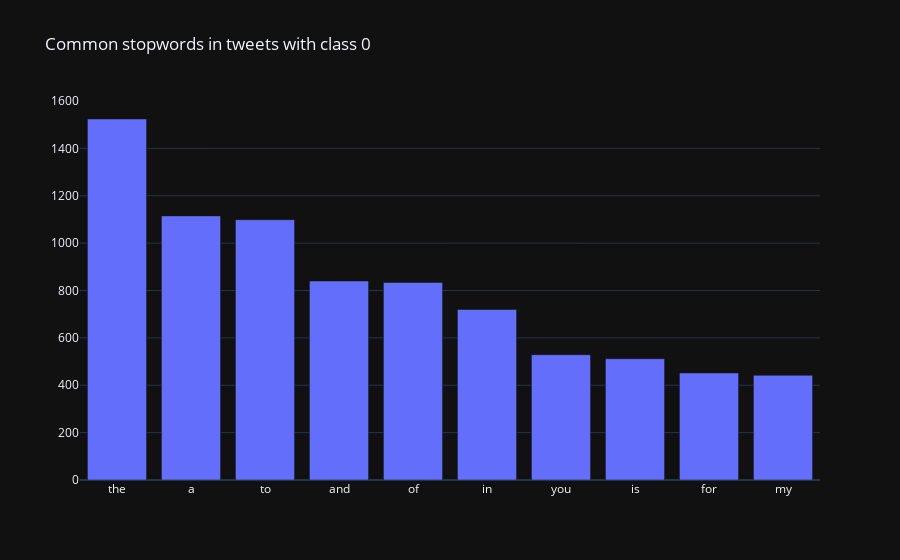

Source (notebook cell):
### Code cell
fig = go.Figure()

x, y = zip(*top)

fig.add_trace(go.Bar(
    x = x,
    y = y
))

fig.update_layout(
    title_text='Common stopwords in tweets with class 0',
    template='plotly_dark'
)

### Figure 1 — Plotly figure (JSON) as saved in the notebook; plotly's stock layout.template omitted (floating-point values rounded to 4 significant figures)
{"data": [{"type": "bar", "x": ["the", "a", "to", "and", "of", "in", "you", "is", "for", "my"], "y": [1524, 1115, 1099, 840, 834, 720, 529, 512, 452, 442]}], "layout": {"title": {"text": "Common stopwords in tweets with class 0"}}}
